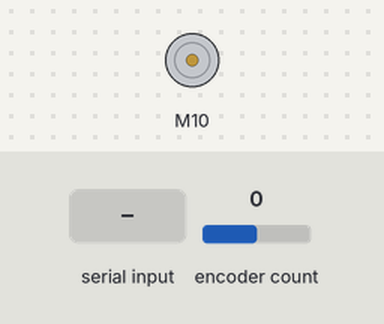
The sketch below on a simulated Arduino Uno, built with avr-gcc and run on an emulated ATmega328P. On the bench: DC motor (green arrow = forward, orange = backward, longer = faster). Inputs (shaded band) come from the test bench; at power-on: encoder count 0. What the sketch prints to the serial monitor is not drawn.

Above: at 1.2 s.
1.3 s: "AUTO\n" received over Serial
4.3 s: "STOP\n" received over Serial
At 5.1 s:
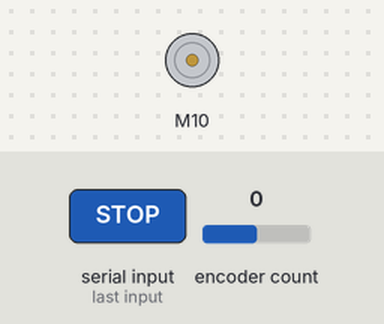
5.8 s: "V90\n" received over Serial
At 6.5 s:
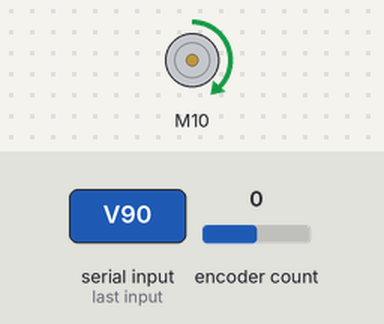
7.3 s: "V,45\n" received over Serial
At 7.7 s:
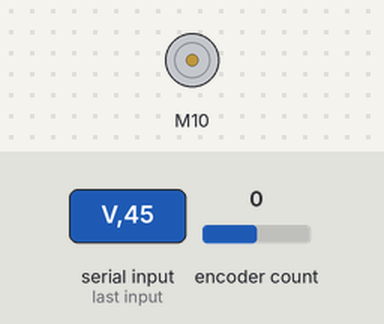
Timing chart, 0 to 9.8 s (numbered marks = the images above; inputs shaded):
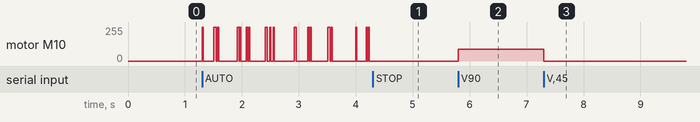

Measured:
- after the input at 4.3 s, motor M10: stops changing and stays stopped
- after the input at 5.8 s, motor M10: stopped → forward 90/255 at once
- after the input at 7.3 s, motor M10: forward 90/255 → stopped at once

The sketch:

bench_test_me213.ino
```cpp
#include "CytronMotorDriver.h"
#include <Encoder.h>

// Motor speed max: 255
const int MOTOR_SPEED = 255/2;

// Motor and encoder declaration
// PWM pin = 10, DIR pin = 5
CytronMD motor (PWM_DIR, 10, 5);
// Both pins should have interrupt capability if possible
Encoder encoder(2, 3);

// Serial constants
unsigned long lastPrintTime = 0;
const int PRINT_INTERVAL = 100; // print encoder data every 100ms

// PID constants
float targetDegrees = 120.0;
float kP = 20;
float kI = 80;
float kD = 10;

const int MAX_SPEED = 255;
const int MIN_SPEED = 25;

float prevError = 0;
float integral = 0;
unsigned long lastPIDTime = 0;

// Initial state
bool autoMode = false;

// Helper methods
float encoderToDegrees(long counts) {
  return (counts/288.0) * 360;
}

int runPID(float currentDegrees) {
  unsigned long now = millis();
  float dt = (now - lastPIDTime) / 1000.0;
  lastPIDTime = now;

  float error = targetDegrees - currentDegrees;
  // Serial.println("Error ");
  // Serial.println(error);

  // Proportional
  float P = kP * error;

  // Integral
  integral += error * dt;
  integral = constrain(integral, -50, 50);
  float I = kI * integral;

  // Derivative
  float derivative = (error - prevError) / dt;
  float D = kD * derivative;
  prevError = error;

  float rawOutput = P + I + D;

  if(rawOutput > 0 && rawOutput < MIN_SPEED) {
    rawOutput = MIN_SPEED;
  }

  if(rawOutput < 0 && rawOutput > - MIN_SPEED) {
    rawOutput = -MIN_SPEED;
  }

  int output = constrain((int)rawOutput, -MAX_SPEED, MAX_SPEED);
  return output;
}

void setup() {
  // put your setup code here, to run once:
  Serial.begin(9600);
  motor.setSpeed(0);
  encoder.write(0);
}

void loop() {
  long position = -encoder.read();
  float degrees = encoderToDegrees(position);

  if(Serial.available() > 0) {
    String input = Serial.readStringUntil('\n');

    if(input == "STOP") {
      autoMode = false;
      integral = 0;
      prevError = 0;
      motor.setSpeed(0);
      Serial.println("EMERGENCY STOP");
    }
    else if(input == "AUTO") {
      autoMode = true;
      integral = 0;
      prevError = 0;
      lastPIDTime = millis();
      Serial.println("AUTO mode started");
    }
    else if (input.startsWith("V")) {
      int speed = input.substring(1).toInt();
      speed = constrain(speed, -255, 255);
      motor.setSpeed(speed);
    }
  }

  if(autoMode) {
    float error = targetDegrees - degrees;
    if(abs(error) < 1.0) {
      motor.setSpeed(0);
      autoMode = false;
      Serial.println("Target reached");
    }
    else {
      int pidOutput = runPID(degrees);
      motor.setSpeed(pidOutput);
    }
  }

  unsigned long currentTime = millis();
  if (currentTime - lastPrintTime >= PRINT_INTERVAL) {
    lastPrintTime = currentTime;

    Serial.print("Count: ");
    Serial.print(position);
    Serial.print("  Degrees: ");
    Serial.println(degrees);
  }
}
```
